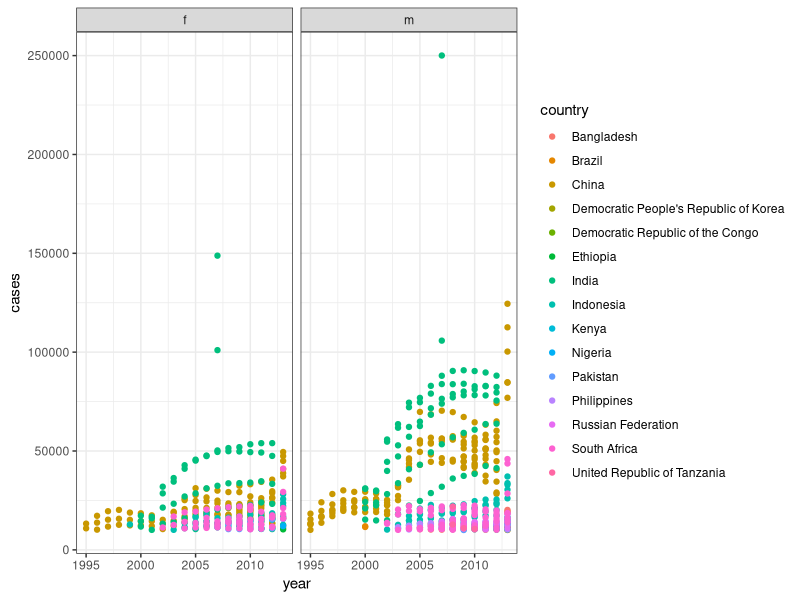
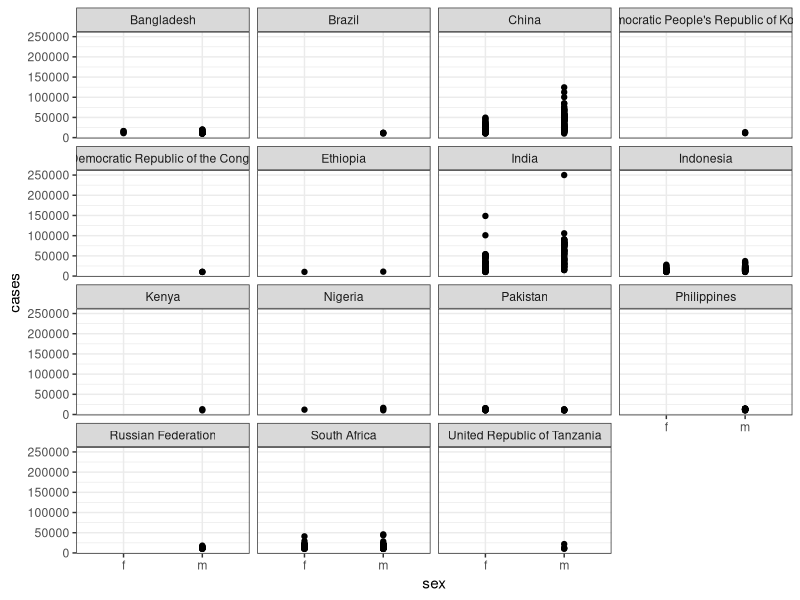

Generate these figures, in order, with R:
#HW5 due Feb 27 @ 11:59 pm
#Instructions:
  # Compute the # of TB cases for each country, year, and sex in the tidy "who" tibble
  # Make an informative visualization using the data
  # AKA you don't need to add all the countries, just the ones that make sense

library(tidyverse)

#Original who data set is untidy. Below code makes it tidy by:
    #fixing and/or removing redundant columns
    #separating columns so each variable has it's own column

who <- who %>%
  pivot_longer(
    cols= new_sp_m014:newrel_f65, 
    names_to= "key", 
    values_to = "cases", 
    values_drop_na = TRUE) %>%
  mutate(
    key= stringr::str_replace(key, "newrel", "new_rel")) %>%
  separate(key, c("new", "var", "sexage")) %>%
  select(-new, -iso2, -iso3) %>%
  separate(sexage, c("sex", "age"), sep=1)

#creating a narrower data set
who2 <- who %>%
  select(country, sex, cases, year) 
who2

#Counting number of countries using count() and unique()
unique(who2$country) #219 countries; need to get rid of some as irrelevant

who2 %>% count(year) #data spans 34 years from 1980-2013

unique(who2$sex) #m, f; seems redundant, but wanted to double check

who3 <- who2 %>%
  filter(cases >10) #filtered out ~30k observations with fewer than 10 cases

who3 %>% count(country, wt= cases) #182 countries with >10 cases
who3 %>% count(year, wt= cases) #14 year span from 1999 to 2012; shows number of cases in countries with >10 cases

who4 <- who3 %>%
  filter(cases> 10000) #way better, down to 761 obs of 4 var
who4 %>% count(country, wt=cases) #15 countries
who4 %>% count(year, wt= cases) 

#cases by year would be a cool plot, or cases by country

'tb_by_country <- 
  who3 %>%
  group_by(country) %>%
  summarise(cases= mean(cases, na.rm= TRUE))
tb_by_country' #mean cases by country; does not account for sex or year :/

## Creating a figure
ggplot(who4, aes(year, cases)) +
  geom_point(aes(color= country)) + 
  facet_wrap(vars(sex)) + theme_bw() #all countries >10k cases on one plot

ggplot(who4, aes(sex, cases)) +
  geom_point() +
  facet_wrap(vars(country)) + 
  theme_bw() #divided by country
  
'ggplot(who4, aes(year, cases)) +
  geom_point(aes(color= country))' #too busy and does not account for m/f

#AI Statement: I did not use any form of AI to complete this assignment. If I had it would probably be correct
###### End code ######
